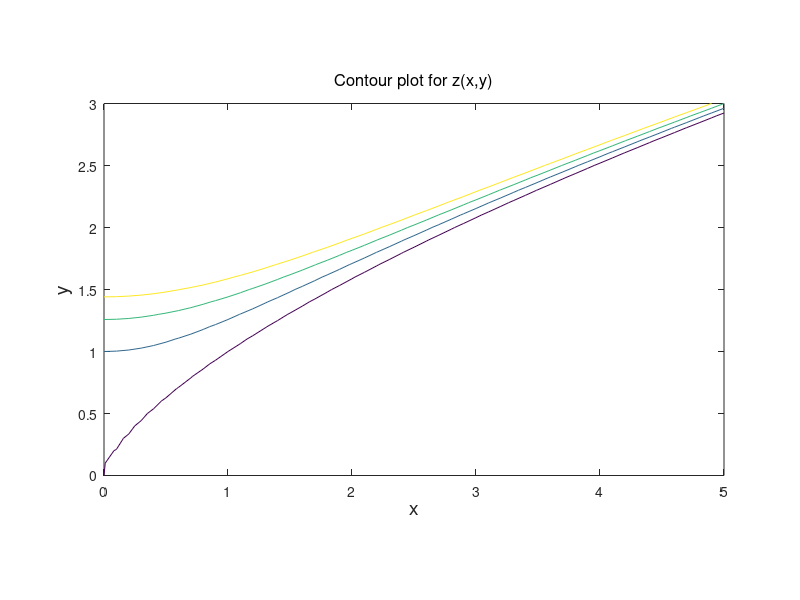

Write MATLAB code to recreate this figure.
% Plot contours of some arbitrary function z(x,y)
% Feel free to play around and modify z to get some intuition

% Define "grid"
xx=0:0.1:5;
yy=0:0.1:3;

% Define function
zz = zeros(length(xx),length(yy));
for i=1:length(xx)
    for j=1:length(yy)
        zz(i,j) = yy(j)^3 - xx(i)^2; % Define z(x,y) to be whatever function
    end
end

% Plot contours
figure;
contour_values = [0,1,2,3]; % If you only want one value, include it twice, e.g. [0,0]
[C,~] = contour(xx,yy,zz',contour_values);
xlabel('x','FontSize',14),ylabel('y','FontSize',14)
title('Contour plot for z(x,y)','FontSize',12,'FontWeight','normal');
axis equal


%% Notes

% The convention MATLAB uses for this function ("help contour") is:
% - the xx vector contains the horizontal coordinates of the grid
% - the yy vector contains the horizontal coordinates of the grid
% - the zz matrix has x as the column index and y as the row index, i.e.
%
%               x1  x2  x3  x4  x5
%           y1   *   *   *   *   *
%   zz1 =   y2   *   *   *   *   *
%           y3   *   *   *   *   *
%
% This is a slight problem for us because our standard convention is that
% the zz (hyper)matrix has first x, then y and so on for higher dimensions.
% That, is we represent our data as:
%
%               y1  y2  y3
%           x1   *   *   *
%           x2   *   *   *
%   zz2 =   x3   *   *   *
%           x4   *   *   *
%           x5   *   *   *
%
% Eventually, the picture needs to have the x increasing left to right and
% the y increasing bottom to top, that is:
%
%           y3   *   *   *   *   *
%   pic =   y2   *   *   *   *   *
%           y1   *   *   *   *   *
%               x1  x2  x3  x4  x5
%
% Since malab produces a contour plot in the form "pic" assuming "zz1",
% all we need to do is feed it our "zz2" transposed, as in the code above.


% Also, from "help contour":
%
% [C,H] = contour(...) returns contour matrix C and a handle, H, to
% a contour object.
%
% ...which means we can feed this (lighter) information to javascript.